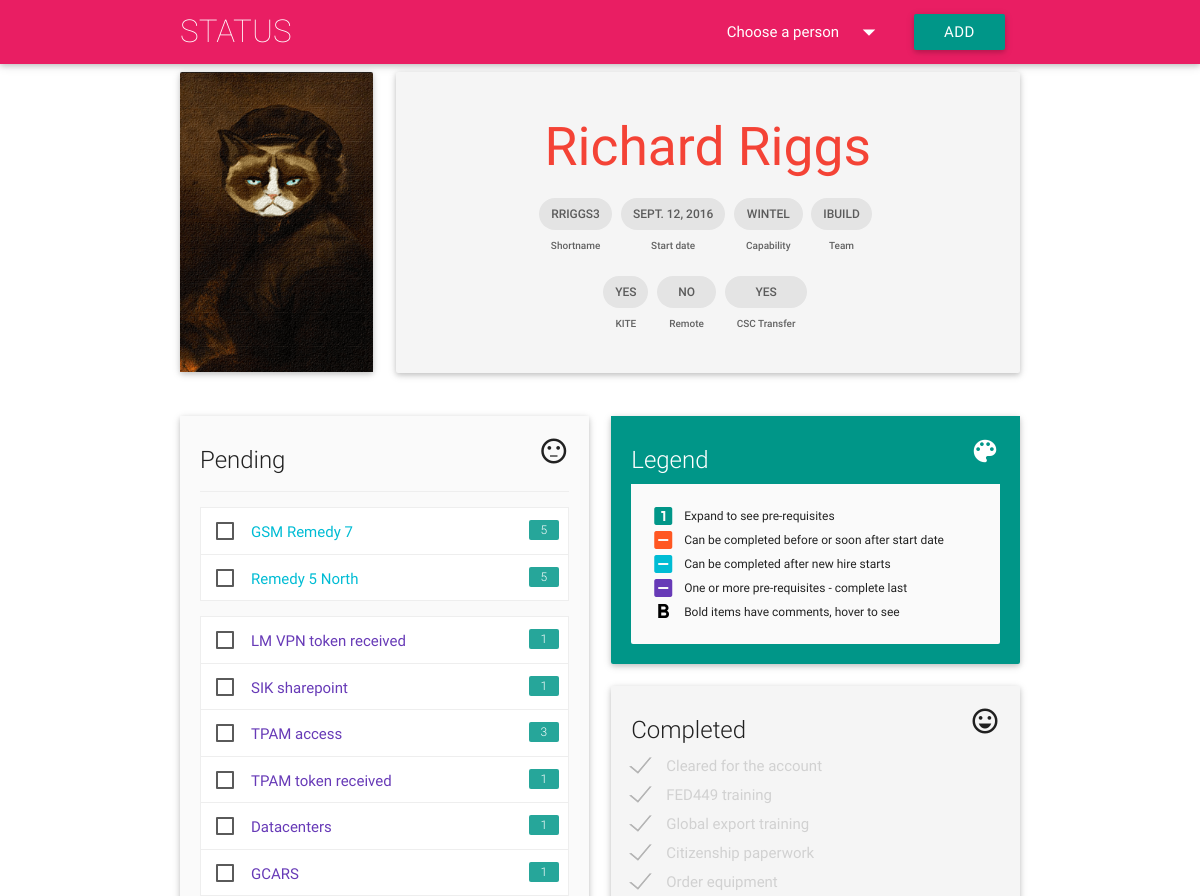
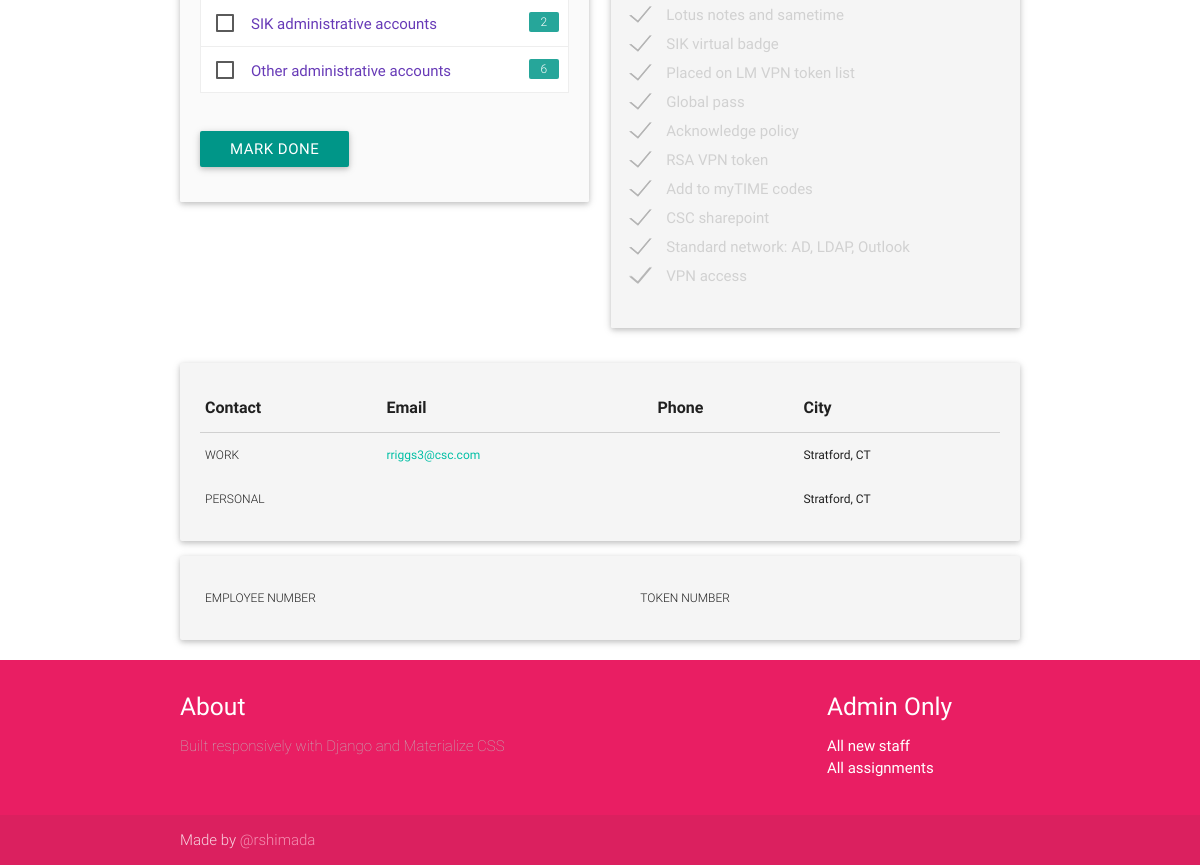
The page /rriggs3 on the database its author committed (2 pictures, top to bottom).
### app/models.py (models this page shows)
class Person(models.Model):
    CAPABILITY_CHOICES = (
        ('ADS', 'ADS'),
        ('CDS', 'CDS'),
        ('VDS', 'VDS'),
        ('PCC', 'PCC'),
        ('Virtualization', 'Virtualization'),
        ('Active Directory', 'Active Directory'),
        ('Backup', 'Backup'),
        ('Storage', 'Storage'),
        ('Tech Writer', 'Tech Writer'),
        ('UNIX', 'UNIX'),
        ('Wintel', 'Wintel'))
    TEAM_CHOICES = (
        ('iACTION', 'iACTION'),
        ('iBUILD', 'iBUILD'),
        ('iENHANCE', 'iENHANCE'),
        ('iSOLVE', 'iSOLVE'))
    EMPLOY_CHOICES = (
        ('Contractor', 'Contractor'),
        ('Employee', 'Employee'))
    SITE_CHOICES = (
        ('Hartford', 'Hartford'),
        ('Puerto Rico', 'Puerto Rico'))
    firstname = models.CharField(max_length=200, verbose_name='First name')
    lastname = models.CharField(max_length=200, verbose_name='Last name')
    shortname = models.CharField(max_length=200, unique=True, verbose_name='CSC shortname')
    startdate = models.DateField(auto_now_add=False, verbose_name='Start date')
    addeddate = models.DateTimeField(auto_now_add=True, verbose_name='Date added to status app')
    personalstreet = models.CharField(max_length=50, blank=True, verbose_name='Home street address')
    personalcity = models.CharField(max_length=50, blank=True, verbose_name='Home city', default='Hartford')
    personalstate = models.CharField(max_length=50, blank=True, verbose_name='Home state (abbreviation)', default='CT')
    personalzip = models.CharField(max_length=5, blank=True, verbose_name='Home zip code')
    personalemail = models.EmailField(max_length=50, blank=True, verbose_name='Personal email address')
    personalphone = PhoneNumberField(blank=True, verbose_name='Personal phone number, format: +1 860 888 6060')
    workphone = PhoneNumberField(blank=True, verbose_name='Work phone number')
    workstreet = models.CharField(max_length=50, blank=True, verbose_name='Work street address')
    workcity = models.CharField(max_length=50, verbose_name='Work city', default='Hartford')
    workstate = models.CharField(max_length=50, verbose_name='Work state', default='CT')
    workzip = models.CharField(max_length=5, blank=True, verbose_name='Work zip code')
    worksite = models.CharField(max_length=20, blank=True, choices=SITE_CHOICES, verbose_name="Work site")
    capability = models.CharField(max_length=20, choices=CAPABILITY_CHOICES, default='Wintel')
    team = models.CharField(max_length=20, choices=TEAM_CHOICES, default='iBUILD')
    kite = models.BooleanField(default=False, verbose_name='Assigned to KITE project')
    remote = models.BooleanField(default=False, verbose_name='Working remotely')
    employid = models.CharField(max_length=15, blank=True, verbose_name='Employee number or PRN')
    employtype = models.CharField(max_length=50, choices=EMPLOY_CHOICES, default='Contractor', verbose_name='Employment Type')
    cscid = models.CharField(max_length=10, blank=True, verbose_name='CSC UTC account name, e.g. XMDS123')
    csctransfer = models.BooleanField(default=False, verbose_name='Existing CSC transfer from another account')
    tokenserial = models.CharField(max_length=15, blank=True, verbose_name='CSC token serial number (if transfer)')
    class Meta:
        ordering = ['-addeddate']
        verbose_name_plural = 'people'
        unique_together = ("firstname", "lastname")
    def __str__(self):
        return '{0} {1}'.format(self.firstname, self.lastname)

class Assignment(models.Model):
    person = models.ForeignKey(Person)
    task = models.ForeignKey(Task)
    comment = models.CharField(max_length=200, blank=True)
    complete = models.BooleanField(default=False)
    def __str__(self):
        return self.task.title

class Task(models.Model):
    title = models.CharField(max_length=200)
    description = models.CharField(max_length=600, blank=True)
    stage = models.CharField(max_length=2, blank=True)
    predecessor = models.ManyToManyField("self", symmetrical=False, blank=True)
    vpnrequired = models.BooleanField(default=False)
    class Meta:
        ordering = ['stage', 'id']
    def __str__(self):
        return '{0}'.format(self.title)

### app/views.py (the view, shortened to what this page needs)
# urls.py: url(r'^(?P<shortname>\w+)', views.profile),
@require_http_methods(["GET", "POST"])
def profile(request, shortname=None):
    people = Person.objects.order_by('-addeddate')
    person = get_object_or_404(Person, shortname=shortname)
    assignments = Assignment.objects.filter(person=person)
    randimg = random.randint(1, 20)
    form = AssignmentForm(request.POST or None)
    context = {'shortname': shortname,
                'people': people,
                'person': person,
                'assignments': assignments,
                'form': form,
                'message': messages,
                'randimg': randimg}
    return render(request, 'app/profile.html', context)

### app/forms.py
class AssignmentForm(ModelForm):
    class Meta:
        model = Assignment
        fields = ['person', 'task', 'complete']

### app/templates/app/profile.html (shortened to what this page needs)
{% extends "app/index.html" %}
{% load staticfiles %}
{% block content %}
<div class="container">
  <div class="row">
    <div class="col l3 hide-on-med-and-down">
      <div class="card">
        <div class="card-image waves-effect waves-block waves-light">
          <a href="/{{ shortname }}">
            <img src="static/app/img/cat/cat-{{ randimg }}-min.png"></a>
        </div>
      </div>
    </div>
    <div class="col s12 l9">
      <div class="card profile-card">
        <div class="card-content center">
          <span class="card-title red-text">
            <a class="red-text" href="/{{ shortname }}">
              <h2 class="header">{{ person }}</h2></a>
          </span>
          <div class="row">
            <div class="chip">
              <p class="card-item">{{ shortname }}</p>
              Shortname
            </div>
            <div class="chip">
              <p class="card-item">{{ person.startdate }}</p>
              Start date
            </div>
            <div class="chip">
              <p class="card-item">{{ person.capability }}</p>
              Capability
            </div>
            <div class="chip">
              <p class="card-item">{{ person.team }}</p>
              Team
            </div>
          </div>
          <div class="row">
            <div class="chip">
              {% if not person.kite %}<p class="card-item">No</p>
              {% else %}<p class="card-item">Yes</p>{% endif %}
              KITE
            </div>
            <div class="chip">
              {% if not person.remote %}<p class="card-item">No</p>
              {% else %}<p class="card-item">Yes</p>{% endif %}
              Remote
            </div>
            <div class="chip">
              {% if not person.csctransfer %}<p class="card-item">No</p>
              {% else %}<p class="card-item">Yes</p>{% endif %}
              CSC Transfer
            </div>
          </div>
        </div>
      </div>
    </div>
  </div>
  <div class="row">
    <div class="col s12 l6">
      <div class="card">
        <div class="card-content grey lighten-5">
          <span class="card-title">Pending
            <i class="right small material-icons">sentiment_neutral</i>
          </span>
          <form action="" method="POST">
              <ul class="collapsible" data-collapsible="accordion">
              </ul>
              <ul class="collapsible" data-collapsible="accordion">
              </ul>
              <ul class="collapsible" data-collapsible="accordion">
              </ul>
            <br /><input type="submit" value="mark done" class="teal btn waves-light">
          </form>
        </div>
      </div>
    </div>
    <div class="col s12 l6">
      <div class="card">
        <div class="card-content teal">
          <span class="card-title white-text">Legend
            <i class="right small material-icons">color_lens</i>
          </span>
          <div class="card-content grey lighten-5">
            <table id="legend">
              <col style="width:10%">
              <col style="width:90%">
              <tbody>
                <tr>
                  <td><i class="material-icons teal-text">looks_one</i></td>
                  <td>Expand to see pre-requisites</td>
                </tr>
                <tr>
                  <td><i class="material-icons deep-orange-text">indeterminate_check_box</i></td>
                  <td>Can be completed before or soon after start date</td>
                </tr>
                <tr>
                  <td><i class="material-icons cyan-text">indeterminate_check_box</i></td>
                  <td>Can be completed after new hire starts</td>
                </tr>
                <tr>
                  <td><i class="material-icons deep-purple-text">indeterminate_check_box</i></td>
                  <td>One or more pre-requisites - complete last</td>
                </tr>
                <tr>
                  <td><strong><i class="material-icons black-text">format_bold</i></strong></td>
                  <td>Bold items have comments, hover to see</td>
                </tr>
              </tbody>
            </table>
          </div>
        </div>
      </div>
    </div>
    <div class="col s12 l6">
      <div class="card">
        <div class="card-content grey lighten-4">
          <span class="card-title">Completed
            <i class="right small material-icons">sentiment_very_satisfied</i>
          </span>
          <form action="" method="post">
          </form>
        </div>
      </div>
    </div>
  </div>
  <div class="col s12 l6">
    <div class="card profile-card">
      <div class="card-content">
        <table class="responsive-table highlight">
          <thead>
            <tr>
              <th>Contact</th>
              <th>Email</th>
              <th>Phone</th>
              <th>City</th>
            </tr>
          </thead>
          <tbody>
            <tr>
              <td class="cell-label">Work</td>
              <td><a href="mailto:{{ shortname }}@csc.com">{{ shortname }}@csc.com</a></td>
              <td>{{ person.workphone }}</td>
              <td>{{ person.workcity }}, {{ person.workstate }}</td>
            </tr>
            <tr>
              <td class="cell-label">Personal</td>
              <td><a href="mailto:{{ person.personalemail }}">{{ person.personalemail }}</a></td>
              <td>{{ person.personalphone }}</td>
              <td>{{ person.personalcity }}, {{ person.personalstate }}</td>
            </tr>
          </tbody>
        </table>
      </div>
    </div>
  </div>
  <div class="col s12">
    <div class="card profile-card">
      <div class="card-content">
        <table class="responsive-table highlight">
          <tbody>
            <tr>
              <td class="cell-label">Employee number</td>
              <td class="td-bold">{{ person.employid }}</td>
              <td class="cell-label">Token number</td>
              <td class="td-bold">{{ person.tokenserial }}</td>
            </tr>
          </tbody>
        </table>
      </div>
    </div>
  </div>
</div>
{% endblock %}

### app/static/app/css/app.css (style rules this page uses)
.card-item, .td-bold { font-size: 12px; font-weight: 500; text-transform: uppercase; }
.chip { font-size: 10px !important; }
td { font-size: 12px !important; }
.cell-label { font-weight: 300; text-transform: uppercase; }
.card-image { max-height: 300px; }
label { margin: 0 0 4px 0; }
#legend td, #legend tr { padding: 0; }
.profile-card { background-color: #F5F5F5; }
.collapsible, .collapsible.popout > li.active, .collapsible.popout > li { box-shadow: none !important; border-top: 1px solid #eee; border-right: 1px solid #eee; border-left: 1px solid #eee; transition: none; }
.collapsible-header { padding: 0.8rem 1rem 0.3rem 1rem !important; border-bottom: 1px solid #eee; }
span.badge { right: 30px; line-height: 20px; min-width: 2rem; }
span.badge.new:after { content: "" !important; }

### rows shown on the page
Person: firstname+lastname "Richard Riggs", shortname "RRIGGS3", startdate "SEPT. 12, 2016", capability "WINTEL", team "IBUILD", shortname "rriggs3", workcity "Stratford", workstate "CT", personalcity "Stratford", personalstate "CT"
Assignment: task.complete "GSM Remedy 7 5 Remedy 5 North 5", task.stage "LM VPN token received 1 SIK sharepoint 1 TPAM access 3 TPAM token received 1 Datacenters 1 GCARS 1 SIK administrative accounts 2 Other administrative accounts 6", complete+id+comment "Cleared for the account FED449 training Global export training Citizenship paperwork Order equipment Lotus notes and sametime SIK virtual badge Placed on LM VPN token list Global pass Acknowledge policy RSA VPN token Add to myTIME codes CSC sharepoint Standard network: AD, LDAP, Outlook VPN access"
